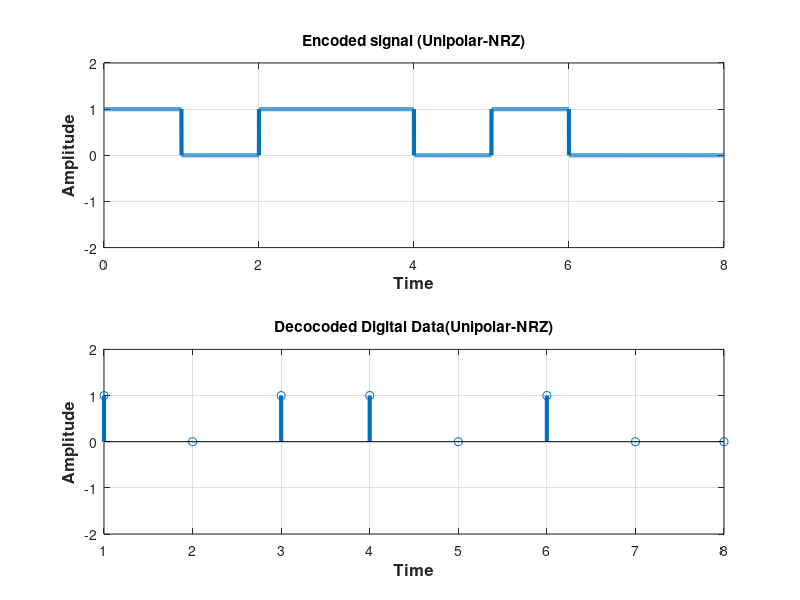

Source code (MATLAB):
clear all;
close all;
clc;
%bits = input('Enter bit sequence: ');
bits = [1 0 1 1 0 1 0 0];
bitrate = 1;
n = 1000;
T = length(bits)/bitrate;
N = n*length(bits);
dt = T/N;
t = 0:dt:T-dt;
%Encoding 
x = zeros(1,length(t));
for i=1:length(bits)
  if bits(i)==1
    x((i-1)*n+1:i*(n)) = 1;
  else x((i-1)*n+1:i*(n)) = 0;
  end
end
subplot(2, 1, 1);
plot(t, x, 'Linewidth', 3);
axis([0,length(bits),-2,2]);
title('Encoded signal (Unipolar-NRZ)');
xlabel('Time','fontweight','bold','fontsize',12);
ylabel('Amplitude','fontweight','bold','fontsize',12);

disp('NRZ-L Encoding:');
grid on;
disp(x);

%decoding
counter = 0;
for i = 1:length(t)
  if t(i)>counter
    counter = counter + 1;
    if x(i)>0
      result(counter) = x(i);
    else result(counter) = 0;
    end
  end
end
t1 = 1 : bitrate : length(bits);
subplot(2, 1, 2);
stem(t1, result, 'Linewidth', 3);
axis([1,length(bits),-2,2]);
title('Decocoded Digital Data(Unipolar-NRZ)');
xlabel('Time','fontweight','bold','fontsize',12);
ylabel('Amplitude','fontweight','bold','fontsize',12);
grid on;

disp('NRZ-L Decoding:');
disp(result);